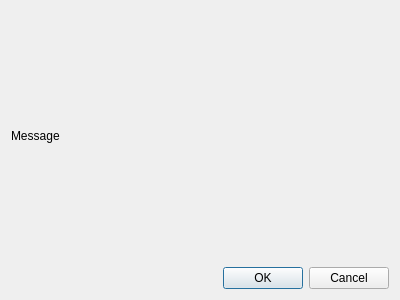
<?xml version="1.0" encoding="UTF-8"?>
<ui version="4.0">
 <class>Dialog</class>
 <widget class="QDialog" name="Dialog">
  <property name="geometry">
   <rect>
    <x>0</x>
    <y>0</y>
    <width>400</width>
    <height>300</height>
   </rect>
  </property>
  <property name="windowTitle">
   <string>Dialog</string>
  </property>
  <layout class="QVBoxLayout" name="verticalLayout">
   <item>
    <spacer name="verticalSpacer_2">
     <property name="orientation">
      <enum>Qt::Vertical</enum>
     </property>
     <property name="sizeHint" stdset="0">
      <size>
       <width>20</width>
       <height>40</height>
      </size>
     </property>
    </spacer>
   </item>
   <item>
    <widget class="QLabel" name="confirmLabel">
     <property name="text">
      <string>Message</string>
     </property>
    </widget>
   </item>
   <item>
    <spacer name="verticalSpacer">
     <property name="orientation">
      <enum>Qt::Vertical</enum>
     </property>
     <property name="sizeHint" stdset="0">
      <size>
       <width>20</width>
       <height>40</height>
      </size>
     </property>
    </spacer>
   </item>
   <item>
    <widget class="QDialogButtonBox" name="buttonBox">
     <property name="orientation">
      <enum>Qt::Horizontal</enum>
     </property>
     <property name="standardButtons">
      <set>QDialogButtonBox::Cancel|QDialogButtonBox::Ok</set>
     </property>
    </widget>
   </item>
  </layout>
 </widget>
 <resources/>
 <connections>
  <connection>
   <sender>buttonBox</sender>
   <signal>accepted()</signal>
   <receiver>Dialog</receiver>
   <slot>accept()</slot>
   <hints>
    <hint type="sourcelabel">
     <x>248</x>
     <y>254</y>
    </hint>
    <hint type="destinationlabel">
     <x>157</x>
     <y>274</y>
    </hint>
   </hints>
  </connection>
  <connection>
   <sender>buttonBox</sender>
   <signal>rejected()</signal>
   <receiver>Dialog</receiver>
   <slot>reject()</slot>
   <hints>
    <hint type="sourcelabel">
     <x>316</x>
     <y>260</y>
    </hint>
    <hint type="destinationlabel">
     <x>286</x>
     <y>274</y>
    </hint>
   </hints>
  </connection>
 </connections>
</ui>
